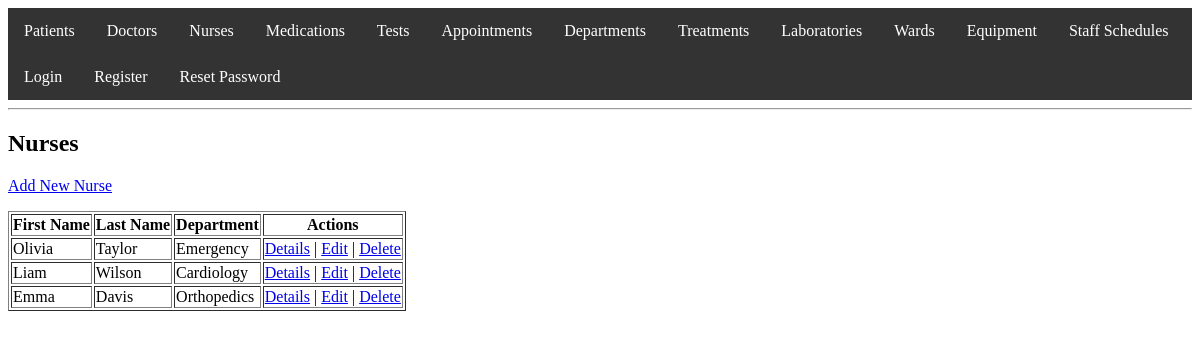
Screenshot of /nurse/view_nurses.php with the database file from the repository.
### tables this page shows
CREATE TABLE Nurses (
                        nurse_id INT PRIMARY KEY AUTO_INCREMENT,
                        user_id INT,
                        first_name VARCHAR(50),
                        last_name VARCHAR(50),
                        department_id INT,
                        FOREIGN KEY (user_id) REFERENCES Users(user_id) ON DELETE CASCADE,
                        FOREIGN KEY (department_id) REFERENCES Departments(department_id)
);

CREATE TABLE Departments (
                             department_id INT PRIMARY KEY AUTO_INCREMENT,
                             name VARCHAR(50),
                             description TEXT
);

### nurse/view_nurses.php (the view, shortened to what this page needs)
<?php
include '../auth.php';
include '../header.php';
$sql = "SELECT * FROM Nurses";
$result = $conn->query($sql);
?>
<h2>Nurses</h2>
<p><a href="add_nurse_form.php" class="button">Add New Nurse</a></p>
<table border="1">
    <tr>
        <th>First Name</th>
        <th>Last Name</th>
        <th>Department</th>
        <th>Actions</th>
    </tr>
    <?php while ($nurse = $result->fetch_assoc()): ?>
        <tr>
            <td><?php echo htmlspecialchars($nurse['first_name']); ?></td>
            <td><?php echo htmlspecialchars($nurse['last_name']); ?></td>
            <td>
                <?php
                $dept_id = $nurse['department_id'];
                $dept_result = $conn->query("SELECT name FROM Departments WHERE department_id = $dept_id");
                $department = $dept_result->fetch_assoc();
                echo htmlspecialchars($department['name']);
                ?>
            </td>
            <td>
                <a href="nurse_care.php?id=<?php echo $nurse['nurse_id']; ?>">Details</a> |
                <a href="edit_nurse_form.php?id=<?php echo $nurse['nurse_id']; ?>">Edit</a> |
                <a href="delete_nurse.php?id=<?php echo $nurse['nurse_id']; ?>">Delete</a>
            </td>
        </tr>
    <?php endwhile; ?>
</table>
<?php
include '../footer.php';
?>

### rows the page displays
nurses: first_name "Olivia", last_name "Taylor", department.name "Emergency"
nurses: first_name "Liam", last_name "Wilson", department.name "Cardiology"
nurses: first_name "Emma", last_name "Davis", department.name "Orthopedics"
